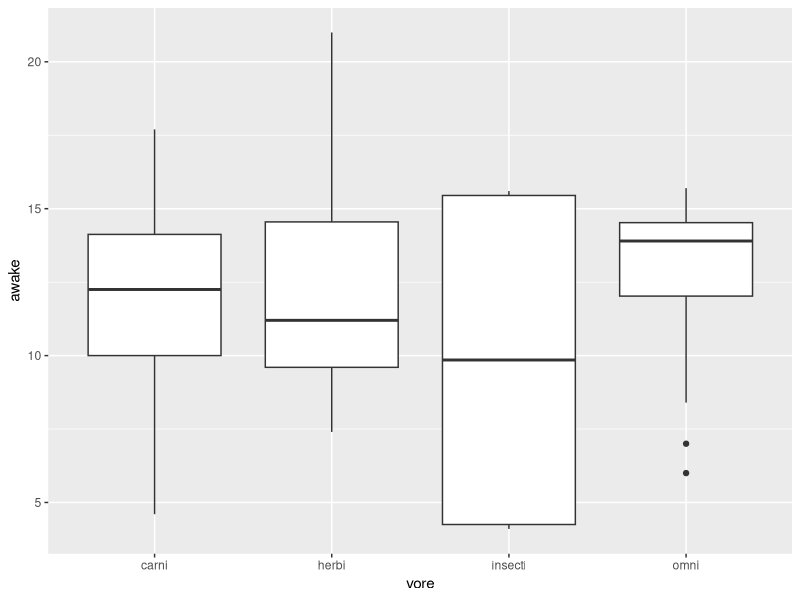

Generate this figure with R:
library(tidyverse)


## Wednesday 10/13/21 -----------------------------------------


# filter: subset rows based on T/F
# filter is a dplyr verb
# Keep only rows where it is TRUE that vore == "omni"
msleep %>%
  filter(vore == "omni")


# Results in 0 rows since nothing was named herbivores in this column.
# This "bug" is not an error, but it doesn't accomplish our goal of subsetting to ***"herbi"***
msleep %>%
  filter(vore == "herbivores")

# keep those that weigh more than 1000 kg
msleep %>%
  filter(bodywt > 1000) %>%
  # pipe into tally (or nrow()): how many rows resulted from the filtering?
  tally()

# Keep only herbivores that are awake more than 12 hours per day
msleep %>%
  filter(vore == "herbi", awake > 12) # separating by a comma is like "and". All conditions need to be TRUE

# Equivalent to above - can provide in two lines if you prefer!
msleep %>%
  filter(vore == "herbi") %>%
  filter(awake > 12)


# Keep ONLY herbivores and omnivores - BUG!!! No rows are kept because it's NEVER POSSIBLE for a row to be BOTH "herbi" and "omni"
msleep %>%
  filter(vore == "herbi", vore == "omni")

# Recall the %in% logical operator! TRUE if the value is IN the array (this is FALSE)
"elephant" %in% c("dog", "cat", "bear")

# Here's how you can filter to call all herbivores or omnivores
msleep %>%
  filter(vore %in% c("herbi", "omni"))

# This strategy also vores for keeping both herbi and omni
msleep %>%
  filter(vore == "herbi" | vore == "omni") 


# NO!!!!!!!!!!!!!!!!!!!!!!!!!!!! THIS WILL FEEL LIKE IT WORKS BUT IT WON'T WORK!!!
msleep %>%
  filter(vore == c("herbi", "omni"))


### Keep only Primates (order) that weigh less (<) than 25 kg
## How many are there?
msleep %>%
  filter(order == "Primates", bodywt < 25) %>%
  nrow()

# keep bodywt > 10 and < 30
msleep %>%
  filter(bodywt > 10, bodywt < 30)

# We can pipe into ggplot!! Here we wrangle and directly pipe into a ggplot
msleep %>%
  filter(bodywt < 25) %>%
  drop_na(vore) %>% 
  ggplot() + 
    aes(x = vore, y = awake) + 
    geom_boxplot()

# The dplyr verb select is used to subset columns. This keeps name and vore only
msleep %>%
  select(name, vore)

# When used with a minus sign, select will REMOVE the given column(s)
msleep %>% 
  select(-name)


## Thursday 10/14/21 -----------------------------------

# filter()
# select()
# drop_na()

# mutate() creates new columns aka VARIABLES
msleep %>%
  mutate(type_of_animal = "mammals") %>%
  # use select only to check that my mutate() worked as planned
  select(type_of_animal)


msleep %>%
  # create two new columns in the same mutate command
  mutate(brainwt_g = brainwt * 1000,
         bodywt_g  = bodywt * 1000) %>%
  # pipe into view as a temporary interactive way to check if it worked!
  # remember, view() is not for long term and in a homework should be commented out.
  View()

# For example, this is totally fine to submit on a HW. See how the %>% View() is commented out?
msleep %>%
  # create two new columns in the same mutate command
  mutate(brainwt_g = brainwt * 1000,
         bodywt_g  = bodywt * 1000)  #%>% 
  #View()

# What if I want to TOTALLY CHANGE brainwt to be g?
msleep %>%
  mutate(brainwt = brainwt * 1000) %>% View()

# FINAL EXAMPLE!!!
msleep %>%
  mutate(brainwt_g = brainwt * 1000,
         bodywt_g  = bodywt * 1000) %>%
  # Now, remove the original brainwt and bodywt columns
  select(-brainwt, -bodywt) -> msleep2
